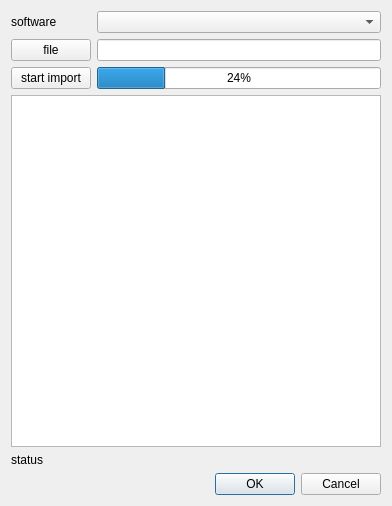
<?xml version="1.0" encoding="UTF-8"?>
<ui version="4.0">
 <class>PatientImport::Internal::PatientImportDialog</class>
 <widget class="QDialog" name="PatientImport::Internal::PatientImportDialog">
  <property name="geometry">
   <rect>
    <x>0</x>
    <y>0</y>
    <width>392</width>
    <height>506</height>
   </rect>
  </property>
  <property name="windowTitle">
   <string>Dialog</string>
  </property>
  <layout class="QGridLayout" name="gridLayout">
   <item row="0" column="0">
    <widget class="QLabel" name="softwareLabel">
     <property name="text">
      <string>software</string>
     </property>
    </widget>
   </item>
   <item row="0" column="1">
    <widget class="QComboBox" name="softwareComboBox"/>
   </item>
   <item row="1" column="0">
    <widget class="QPushButton" name="filePushButton">
     <property name="text">
      <string>file</string>
     </property>
    </widget>
   </item>
   <item row="1" column="1">
    <widget class="QLineEdit" name="fileLineEdit"/>
   </item>
   <item row="2" column="0">
    <widget class="QPushButton" name="startPushButton">
     <property name="text">
      <string>start import</string>
     </property>
    </widget>
   </item>
   <item row="2" column="1">
    <widget class="QProgressBar" name="importProgressBar">
     <property name="value">
      <number>24</number>
     </property>
    </widget>
   </item>
   <item row="3" column="0" colspan="2">
    <widget class="QPlainTextEdit" name="logPlainTextEdit">
     <property name="readOnly">
      <bool>true</bool>
     </property>
    </widget>
   </item>
   <item row="4" column="0" colspan="2">
    <widget class="QLabel" name="statusLabel">
     <property name="text">
      <string>status</string>
     </property>
    </widget>
   </item>
   <item row="5" column="0" colspan="2">
    <widget class="QDialogButtonBox" name="buttonBox">
     <property name="orientation">
      <enum>Qt::Horizontal</enum>
     </property>
     <property name="standardButtons">
      <set>QDialogButtonBox::Cancel|QDialogButtonBox::Ok</set>
     </property>
    </widget>
   </item>
  </layout>
 </widget>
 <resources/>
 <connections>
  <connection>
   <sender>buttonBox</sender>
   <signal>accepted()</signal>
   <receiver>PatientImport::Internal::PatientImportDialog</receiver>
   <slot>accept()</slot>
   <hints>
    <hint type="sourcelabel">
     <x>248</x>
     <y>254</y>
    </hint>
    <hint type="destinationlabel">
     <x>157</x>
     <y>274</y>
    </hint>
   </hints>
  </connection>
  <connection>
   <sender>buttonBox</sender>
   <signal>rejected()</signal>
   <receiver>PatientImport::Internal::PatientImportDialog</receiver>
   <slot>reject()</slot>
   <hints>
    <hint type="sourcelabel">
     <x>316</x>
     <y>260</y>
    </hint>
    <hint type="destinationlabel">
     <x>286</x>
     <y>274</y>
    </hint>
   </hints>
  </connection>
 </connections>
</ui>
